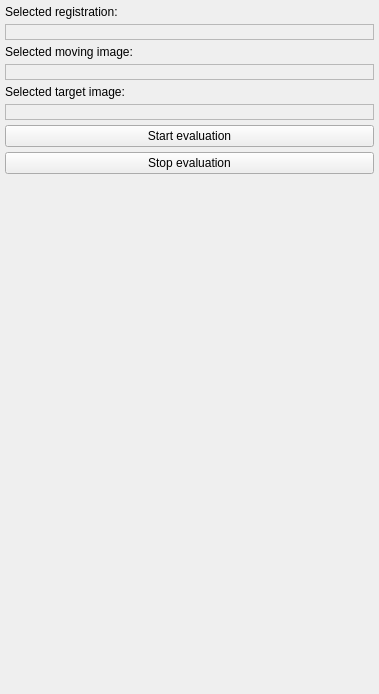
<?xml version="1.0" encoding="UTF-8"?>
<ui version="4.0">
 <class>MatchPointRegistrationEvaluatorControls</class>
 <widget class="QWidget" name="MatchPointRegistrationEvaluatorControls">
  <property name="geometry">
   <rect>
    <x>0</x>
    <y>0</y>
    <width>379</width>
    <height>694</height>
   </rect>
  </property>
  <layout class="QVBoxLayout" name="verticalLayout">
   <property name="spacing">
    <number>5</number>
   </property>
   <property name="leftMargin">
    <number>5</number>
   </property>
   <property name="topMargin">
    <number>5</number>
   </property>
   <property name="rightMargin">
    <number>5</number>
   </property>
   <property name="bottomMargin">
    <number>5</number>
   </property>
   <item>
    <widget class="QLabel" name="label_4">
     <property name="text">
      <string>Selected registration:</string>
     </property>
    </widget>
   </item>
   <item>
    <widget class="QLabel" name="lbRegistrationName">
     <property name="sizePolicy">
      <sizepolicy hsizetype="MinimumExpanding" vsizetype="Preferred">
       <horstretch>0</horstretch>
       <verstretch>0</verstretch>
      </sizepolicy>
     </property>
     <property name="minimumSize">
      <size>
       <width>0</width>
       <height>0</height>
      </size>
     </property>
     <property name="palette">
      <palette>
       <active>
        <colorrole role="Text">
         <brush brushstyle="SolidPattern">
          <color alpha="255">
           <red>0</red>
           <green>170</green>
           <blue>0</blue>
          </color>
         </brush>
        </colorrole>
       </active>
       <inactive>
        <colorrole role="Text">
         <brush brushstyle="SolidPattern">
          <color alpha="255">
           <red>0</red>
           <green>170</green>
           <blue>0</blue>
          </color>
         </brush>
        </colorrole>
       </inactive>
       <disabled>
        <colorrole role="Text">
         <brush brushstyle="SolidPattern">
          <color alpha="255">
           <red>159</red>
           <green>158</green>
           <blue>158</blue>
          </color>
         </brush>
        </colorrole>
       </disabled>
      </palette>
     </property>
     <property name="font">
      <font>
       <weight>75</weight>
       <bold>true</bold>
      </font>
     </property>
     <property name="toolTip">
      <string>Registration that should be used to map the moving image...</string>
     </property>
     <property name="frameShape">
      <enum>QFrame::StyledPanel</enum>
     </property>
     <property name="lineWidth">
      <number>2</number>
     </property>
     <property name="midLineWidth">
      <number>1</number>
     </property>
     <property name="text">
      <string/>
     </property>
    </widget>
   </item>
   <item>
    <widget class="QLabel" name="label_5">
     <property name="text">
      <string>Selected moving image:</string>
     </property>
    </widget>
   </item>
   <item>
    <widget class="QLabel" name="lbMovingName">
     <property name="sizePolicy">
      <sizepolicy hsizetype="MinimumExpanding" vsizetype="Preferred">
       <horstretch>0</horstretch>
       <verstretch>0</verstretch>
      </sizepolicy>
     </property>
     <property name="minimumSize">
      <size>
       <width>0</width>
       <height>0</height>
      </size>
     </property>
     <property name="palette">
      <palette>
       <active>
        <colorrole role="Text">
         <brush brushstyle="SolidPattern">
          <color alpha="255">
           <red>0</red>
           <green>170</green>
           <blue>0</blue>
          </color>
         </brush>
        </colorrole>
       </active>
       <inactive>
        <colorrole role="Text">
         <brush brushstyle="SolidPattern">
          <color alpha="255">
           <red>0</red>
           <green>170</green>
           <blue>0</blue>
          </color>
         </brush>
        </colorrole>
       </inactive>
       <disabled>
        <colorrole role="Text">
         <brush brushstyle="SolidPattern">
          <color alpha="255">
           <red>159</red>
           <green>158</green>
           <blue>158</blue>
          </color>
         </brush>
        </colorrole>
       </disabled>
      </palette>
     </property>
     <property name="font">
      <font>
       <weight>75</weight>
       <bold>true</bold>
      </font>
     </property>
     <property name="toolTip">
      <string>Moving image that should be mapped...</string>
     </property>
     <property name="frameShape">
      <enum>QFrame::StyledPanel</enum>
     </property>
     <property name="lineWidth">
      <number>2</number>
     </property>
     <property name="midLineWidth">
      <number>1</number>
     </property>
     <property name="text">
      <string/>
     </property>
    </widget>
   </item>
   <item>
    <widget class="QLabel" name="label">
     <property name="text">
      <string>Selected target image:</string>
     </property>
    </widget>
   </item>
   <item>
    <widget class="QLabel" name="lbTargetName">
     <property name="sizePolicy">
      <sizepolicy hsizetype="MinimumExpanding" vsizetype="Preferred">
       <horstretch>0</horstretch>
       <verstretch>0</verstretch>
      </sizepolicy>
     </property>
     <property name="palette">
      <palette>
       <active>
        <colorrole role="Text">
         <brush brushstyle="SolidPattern">
          <color alpha="255">
           <red>0</red>
           <green>170</green>
           <blue>0</blue>
          </color>
         </brush>
        </colorrole>
       </active>
       <inactive>
        <colorrole role="Text">
         <brush brushstyle="SolidPattern">
          <color alpha="255">
           <red>0</red>
           <green>170</green>
           <blue>0</blue>
          </color>
         </brush>
        </colorrole>
       </inactive>
       <disabled>
        <colorrole role="Text">
         <brush brushstyle="SolidPattern">
          <color alpha="255">
           <red>159</red>
           <green>158</green>
           <blue>158</blue>
          </color>
         </brush>
        </colorrole>
       </disabled>
      </palette>
     </property>
     <property name="font">
      <font>
       <weight>75</weight>
       <bold>true</bold>
      </font>
     </property>
     <property name="toolTip">
      <string>Reference image that is used to determine the field of view mapped into...</string>
     </property>
     <property name="frameShape">
      <enum>QFrame::StyledPanel</enum>
     </property>
     <property name="lineWidth">
      <number>2</number>
     </property>
     <property name="midLineWidth">
      <number>1</number>
     </property>
     <property name="text">
      <string/>
     </property>
    </widget>
   </item>
   <item>
    <widget class="QPushButton" name="pbEval">
     <property name="toolTip">
      <string>&lt;html&gt;&lt;head/&gt;&lt;body&gt;&lt;p&gt;Starts the mapping of the input image with the current settings.&lt;/p&gt;&lt;/body&gt;&lt;/html&gt;</string>
     </property>
     <property name="text">
      <string>Start evaluation</string>
     </property>
    </widget>
   </item>
   <item>
    <widget class="QPushButton" name="pbStop">
     <property name="text">
      <string>Stop evaluation</string>
     </property>
    </widget>
   </item>
   <item>
    <widget class="QmitkRegEvalSettingsWidget" name="evalSettings" native="true">
     <property name="sizePolicy">
      <sizepolicy hsizetype="MinimumExpanding" vsizetype="Maximum">
       <horstretch>0</horstretch>
       <verstretch>0</verstretch>
      </sizepolicy>
     </property>
     <property name="minimumSize">
      <size>
       <width>250</width>
       <height>10</height>
      </size>
     </property>
    </widget>
   </item>
   <item>
    <spacer name="verticalSpacer">
     <property name="orientation">
      <enum>Qt::Vertical</enum>
     </property>
     <property name="sizeHint" stdset="0">
      <size>
       <width>20</width>
       <height>40</height>
      </size>
     </property>
    </spacer>
   </item>
  </layout>
 </widget>
 <customwidgets>
  <customwidget>
   <class>QmitkRegEvalSettingsWidget</class>
   <extends>QWidget</extends>
   <header>QmitkRegEvalSettingsWidget.h</header>
  </customwidget>
 </customwidgets>
 <resources/>
 <connections/>
 <designerdata>
  <property name="gridDeltaX">
   <number>5</number>
  </property>
  <property name="gridDeltaY">
   <number>5</number>
  </property>
  <property name="gridSnapX">
   <bool>true</bool>
  </property>
  <property name="gridSnapY">
   <bool>true</bool>
  </property>
  <property name="gridVisible">
   <bool>true</bool>
  </property>
 </designerdata>
</ui>
